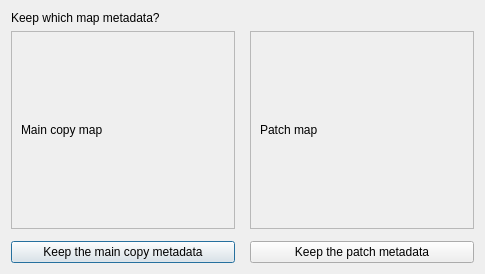
<?xml version="1.0" encoding="UTF-8"?>
<ui version="4.0">
 <class>MapInfoDiffDialog</class>
 <widget class="QDialog" name="MapInfoDiffDialog">
  <property name="geometry">
   <rect>
    <x>0</x>
    <y>0</y>
    <width>485</width>
    <height>274</height>
   </rect>
  </property>
  <property name="windowTitle">
   <string>File Merging - Eidolist</string>
  </property>
  <property name="windowIcon">
   <iconset>
    <normaloff>../icon.ico</normaloff>../icon.ico</iconset>
  </property>
  <layout class="QVBoxLayout" name="verticalLayout">
   <item>
    <widget class="QLabel" name="label">
     <property name="sizePolicy">
      <sizepolicy hsizetype="Preferred" vsizetype="Minimum">
       <horstretch>0</horstretch>
       <verstretch>0</verstretch>
      </sizepolicy>
     </property>
     <property name="maximumSize">
      <size>
       <width>16777215</width>
       <height>25</height>
      </size>
     </property>
     <property name="text">
      <string>Keep which map metadata?</string>
     </property>
    </widget>
   </item>
   <item>
    <layout class="QGridLayout" name="gridLayout">
     <item row="1" column="1">
      <widget class="Line" name="line">
       <property name="orientation">
        <enum>Qt::Orientation::Vertical</enum>
       </property>
      </widget>
     </item>
     <item row="2" column="0">
      <widget class="QPushButton" name="mainCopyButton">
       <property name="text">
        <string>Keep the main copy metadata</string>
       </property>
      </widget>
     </item>
     <item row="2" column="2">
      <widget class="QPushButton" name="patchButton">
       <property name="text">
        <string>Keep the patch metadata</string>
       </property>
      </widget>
     </item>
     <item row="0" column="0">
      <widget class="QScrollArea" name="scrollArea">
       <property name="widgetResizable">
        <bool>true</bool>
       </property>
       <widget class="QWidget" name="scrollAreaWidgetContents">
        <property name="geometry">
         <rect>
          <x>0</x>
          <y>0</y>
          <width>223</width>
          <height>190</height>
         </rect>
        </property>
        <layout class="QVBoxLayout" name="verticalLayout_3">
         <item>
          <widget class="QLabel" name="mainLabel">
           <property name="text">
            <string>Main copy map</string>
           </property>
          </widget>
         </item>
        </layout>
       </widget>
      </widget>
     </item>
     <item row="0" column="2">
      <widget class="QScrollArea" name="scrollArea_2">
       <property name="widgetResizable">
        <bool>true</bool>
       </property>
       <widget class="QWidget" name="scrollAreaWidgetContents_2">
        <property name="geometry">
         <rect>
          <x>0</x>
          <y>0</y>
          <width>223</width>
          <height>190</height>
         </rect>
        </property>
        <layout class="QVBoxLayout" name="verticalLayout_2">
         <item>
          <widget class="QLabel" name="patchLabel">
           <property name="text">
            <string>Patch map</string>
           </property>
          </widget>
         </item>
        </layout>
       </widget>
      </widget>
     </item>
    </layout>
   </item>
  </layout>
 </widget>
 <resources/>
 <connections/>
</ui>
